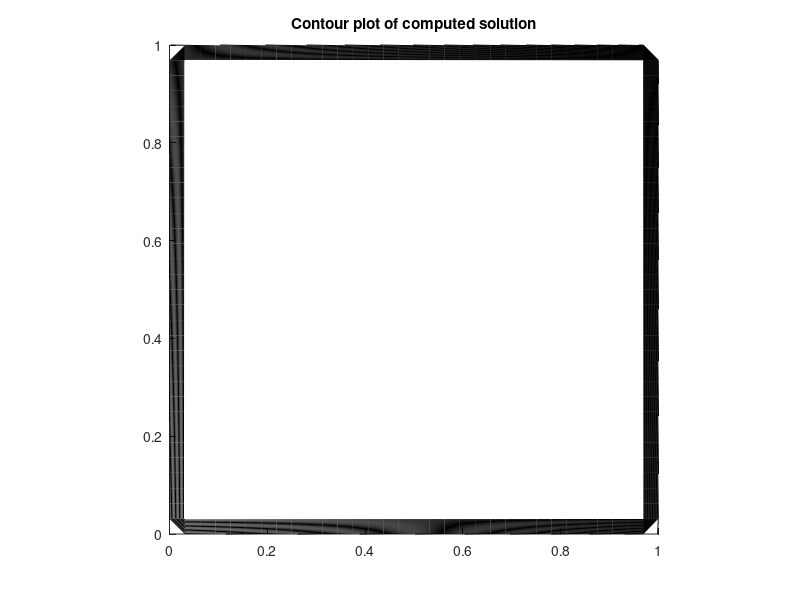

MATLAB code to generate this figure:

% poisson2.m  -- solve the Poisson problem u_{xx} + u_{yy} = f(x,y)
% on [a,b] x [a,b].  
% 
% The 5-point Laplacian is used at interior grid points.
% This system of equations is then solved using backslash.
% 
% From  http://www.amath.washington.edu/~rjl/fdmbook/chapter3  (2007)
clear all; close all;

a = 0; 
b = 1; 
m = 31; %m+1= 4, 8, 16, 32
h = (b-a)/(m+1);
x = linspace(a,b,m+2);   % grid points x including boundaries
y = linspace(a,b,m+2);   % grid points y including boundaries



[X,Y] = meshgrid(x,y);      % 2d arrays of x,y values
X = X';                     % transpose so that X(i,j),Y(i,j) are
Y = Y';                     % coordinates of (i,j) point

Iint = 2:m+1;              % indices of interior points in x
Jint = 2:m+1;              % indices of interior points in y
Xint = X(Iint,Jint);       % interior points
Yint = Y(Iint,Jint);

f = @(x,y) 1.25*exp(x+y/2);         % f(x,y) function

rhs = f(Xint,Yint);        % evaluate f at interior points for right hand side
                           % rhs is modified below for boundary conditions.

utrue = exp(X+Y/2);        % true solution for test problem

% set boundary conditions around edges of usoln array:

usoln = utrue;              % use true solution for this test problem
                            % This sets full array, but only boundary values
                            % are used below.  For a problem where utrue
                            % is not known, would have to set each edge of
                            % usoln to the desired Dirichlet boundary values.


% adjust the rhs to include boundary terms:
rhs(:,1) = rhs(:,1) - usoln(Iint,1)/h^2;
rhs(:,m) = rhs(:,m) - usoln(Iint,m+2)/h^2;
rhs(1,:) = rhs(1,:) - usoln(1,Jint)/h^2;
rhs(m,:) = rhs(m,:) - usoln(m+2,Jint)/h^2;


% convert the 2d grid function rhs into a column vector for rhs of system:
F = reshape(rhs,m*m,1);

% form matrix A:
I = speye(m);
e = ones(m,1);
T = spdiags([e -4*e e],[-1 0 1],m,m);
S = spdiags([e e],[-1 1],m,m);
A = (kron(I,T) + kron(S,I)) / h^2;
A_sym = -1*A;
% DA = diag(diag(A_sym));   % diagonal part of A
% LA = DA - tril(A_sym);    % strictly lower triangular part of A (negated)
% UA = DA - triu(A_sym);    % strictly upper triangular part of A (negated)
% 
% P= DA- LA;
% Solve the linear system:
% uvec = A\F;  % backstash
x0 = ones(m^2,1);
ms = 1; % taking one-step Gauss Siedel


[uvec,fl2,rr2,it2,rv2] = pcg(A_sym,F,[],100,@(r)mfun(r,A_sym,ms,m),[],x0);
% [uvec,fl2,rr2,it2,rv2] = pcg(A_sym,F,[],100,@(r)mfun(r,A,ms,m),[],x0);


uvec = -1* uvec


% reshape vector solution uvec as a grid function and 
% insert this interior solution into usoln for plotting purposes:
% (recall boundary conditions in usoln are already set) 

usoln(Iint,Jint) = reshape(uvec,m,m);

% assuming true solution is known and stored in utrue:
diff =usoln-utrue;
infn= norm(usoln-utrue,inf)
err = max(max(abs(usoln-utrue)));   
fprintf('Error relative to true solution of PDE = %10.3e \n',err)

% plot results:

clf
hold on

% plot grid:
% plot(X,Y,'g');  plot(X',Y','g')

% plot solution:
contour(X,Y,usoln,30,'k')

axis([a b a b])
daspect([1 1 1])
title('Contour plot of computed solution')
hold off

